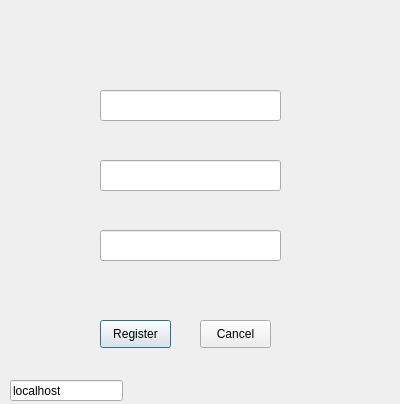
<?xml version="1.0" encoding="UTF-8"?>
<ui version="4.0">
 <class>DialogRegister</class>
 <widget class="QDialog" name="DialogRegister">
  <property name="geometry">
   <rect>
    <x>0</x>
    <y>0</y>
    <width>400</width>
    <height>404</height>
   </rect>
  </property>
  <property name="windowTitle">
   <string>Dialog</string>
  </property>
  <widget class="QPushButton" name="Register">
   <property name="geometry">
    <rect>
     <x>100</x>
     <y>320</y>
     <width>71</width>
     <height>28</height>
    </rect>
   </property>
   <property name="text">
    <string>Register</string>
   </property>
  </widget>
  <widget class="QLineEdit" name="username">
   <property name="geometry">
    <rect>
     <x>100</x>
     <y>90</y>
     <width>181</width>
     <height>31</height>
    </rect>
   </property>
  </widget>
  <widget class="QLineEdit" name="password">
   <property name="geometry">
    <rect>
     <x>100</x>
     <y>160</y>
     <width>181</width>
     <height>31</height>
    </rect>
   </property>
  </widget>
  <widget class="QLineEdit" name="passwordagain">
   <property name="geometry">
    <rect>
     <x>100</x>
     <y>230</y>
     <width>181</width>
     <height>31</height>
    </rect>
   </property>
  </widget>
  <widget class="QPushButton" name="Cancel">
   <property name="geometry">
    <rect>
     <x>200</x>
     <y>320</y>
     <width>71</width>
     <height>28</height>
    </rect>
   </property>
   <property name="text">
    <string>Cancel</string>
   </property>
  </widget>
  <widget class="QLineEdit" name="IP">
   <property name="geometry">
    <rect>
     <x>10</x>
     <y>380</y>
     <width>113</width>
     <height>21</height>
    </rect>
   </property>
   <property name="text">
    <string>localhost</string>
   </property>
  </widget>
 </widget>
 <resources/>
 <connections/>
</ui>
